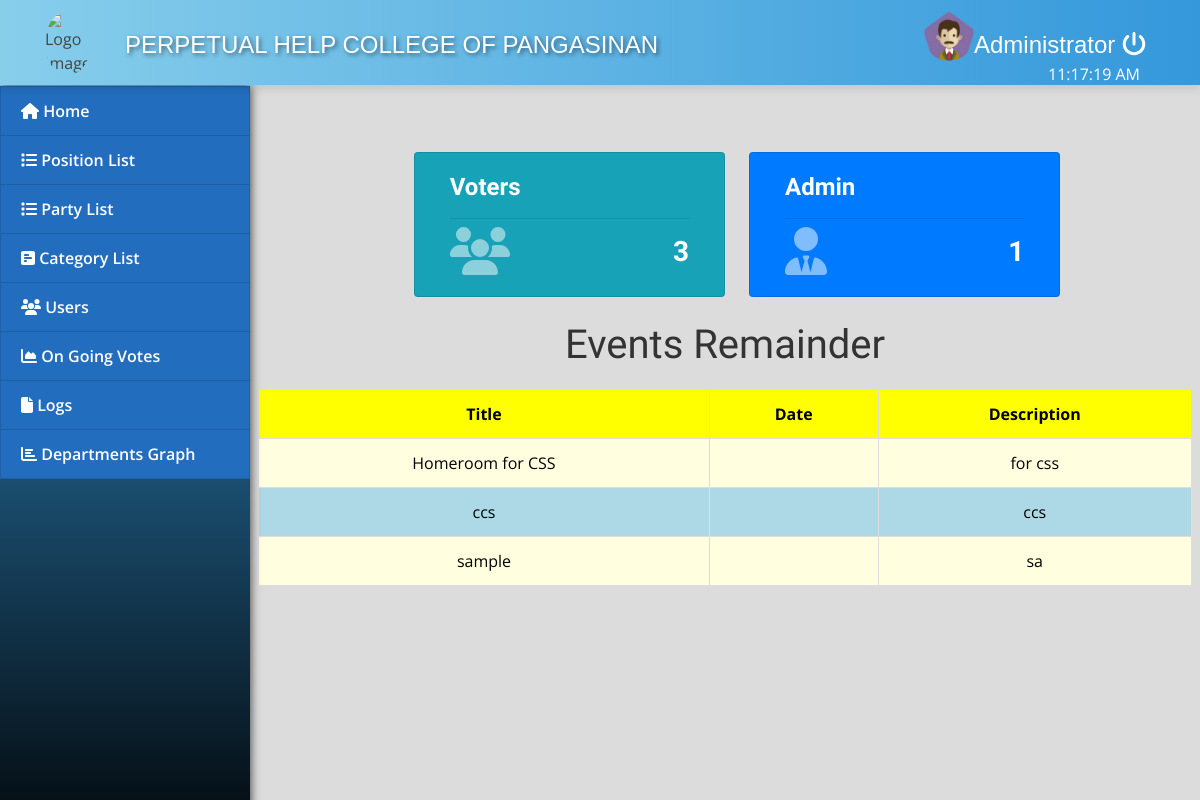
Page / (signed in) on the earlier database version.
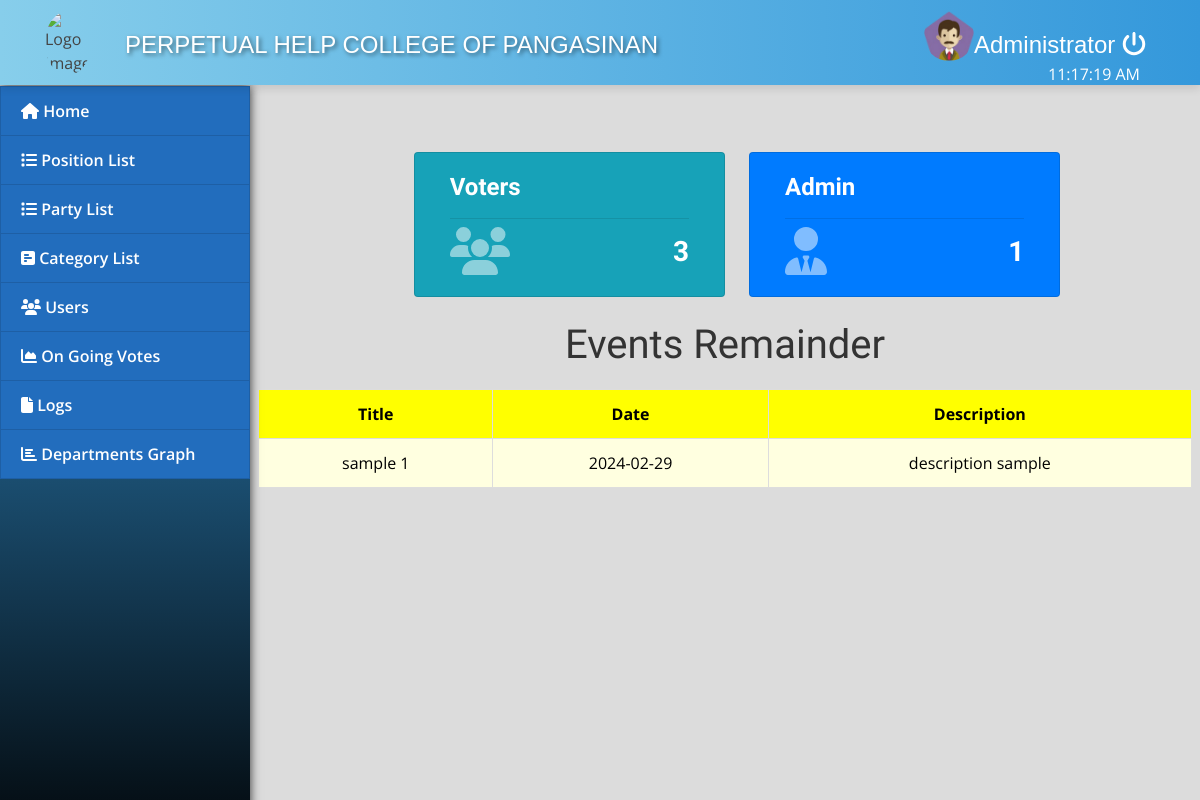
Same page on the later database version.
### tables this page shows
CREATE TABLE `voting_list` (
  `id` int(30) NOT NULL,
  `title` varchar(250) NOT NULL,
  `description` text NOT NULL,
  `time_duration` time NOT NULL,
  `votedate` date DEFAULT NULL,
  `is_default` tinyint(1) NOT NULL DEFAULT 0
);

### home.php (the view, shortened to what this page needs)
<div class="containe-fluid">
	<?php include('db_connect.php');
	?>
	<br><br>
	<div class="row">
		<div class="col-lg-12">
			<div class="card col-md-4 offset-2 bg-info float-left">
				<div class="card-body text-white">
					<h4><b>Voters</b></h4>
					<hr>
					<span class="card-icon"><i class="fa fa-users"></i></span>
					<h3 class="text-right"><b><?php echo $conn->query('SELECT * FROM users where type = 2 ')->num_rows ?></b></h3>
				</div>
			</div>
			<div class="card col-md-4 offset-2 bg-primary ml-4 float-left">
				<div class="card-body text-white">
					<h4><b>Admin</b></h4>
					<hr>
					<span class="card-icon"><i class="fa fa-user-tie"></i></span>
					<h3 class="text-right"><b><?php echo $conn->query('SELECT * FROM users where type = 1')->num_rows ?></b></h3>
				</div>
			</div>
		</div>
	</div>
	<br>
	<table>
		<center>
			<h1>Events Remainder</h1>
		</center>
		<tr>
			<th>
				<center>Title</center>
			</th>
			<th>
				<center>Date</center>
			</th>
			<th>
				<center>Description</center>
			</th>
		</tr>
		<tbody>
			<?php
			$votes = $conn->query("SELECT * FROM Voting_list");
			while ($row = $votes->fetch_assoc()) :
			?>
				<tr>
					<td>
						<center><?php echo $row['title'] ?></center>
					</td>
					<td>
						<center><?php echo $row['votedate'] ?></center>
					</td>
					<td>
						<center><?php echo $row['description'] ?></center>
					</td>
				</tr>
			<?php endwhile; ?>
		</tbody>
	</table>

Differences in the rows shown:
removed voting_list: title "Homeroom for CSS", description "for css"
removed voting_list: title "ccs", description "ccs"
removed voting_list: title "sample", description "sa"
added voting_list: title "sample 1", votedate "2024-02-29", description "description sample"
